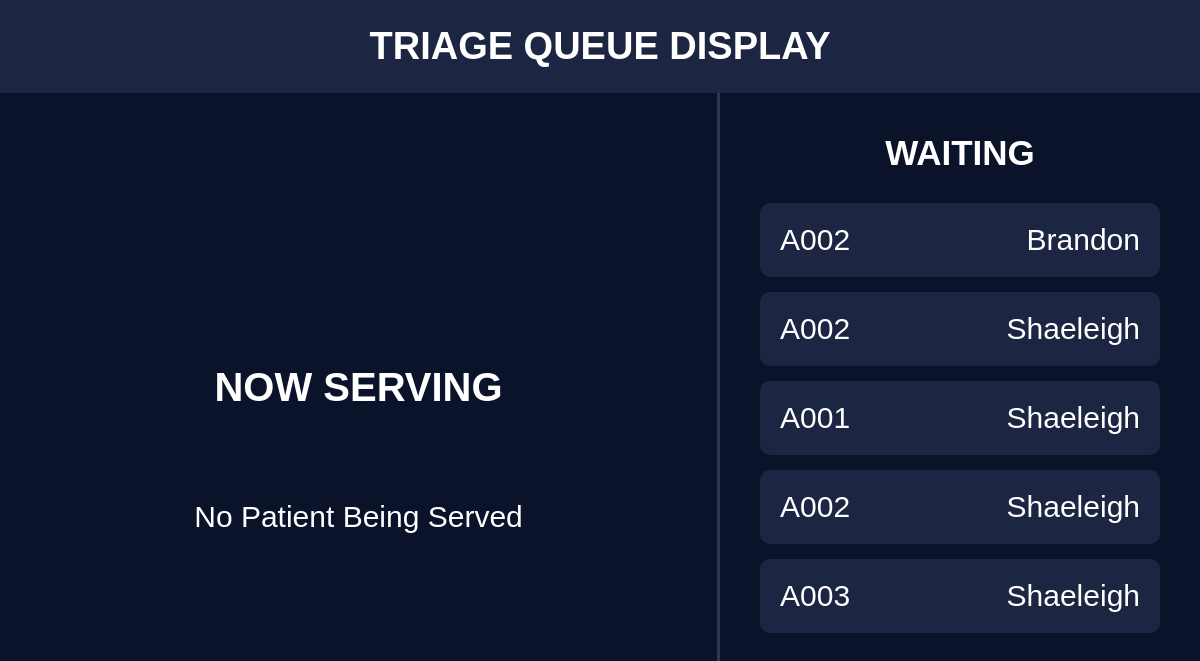
Before: /core/tv/triage/ with the older database file.
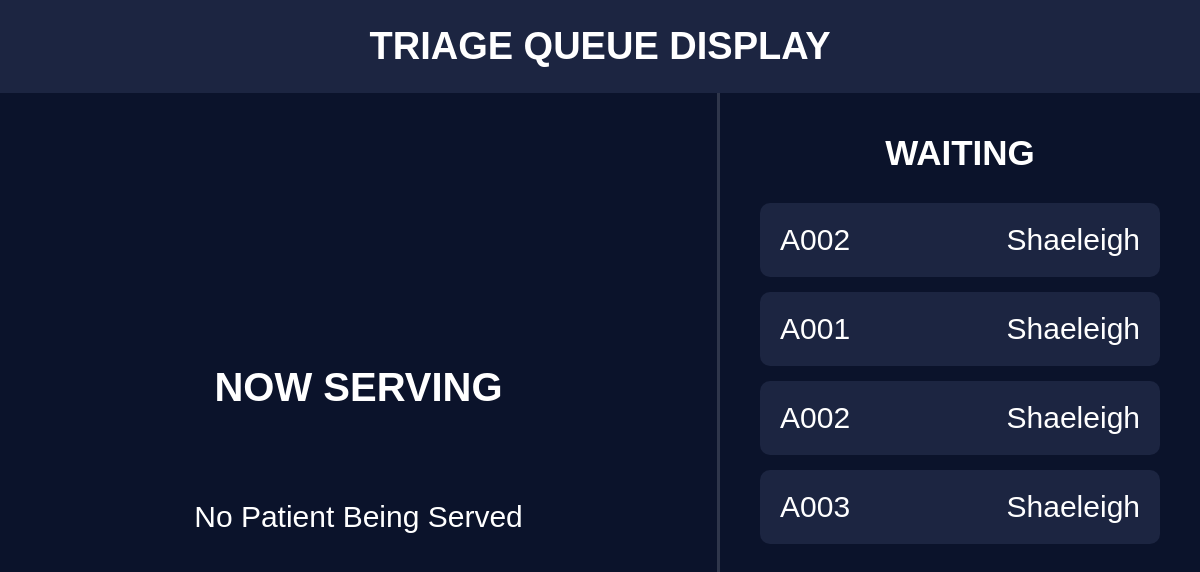
After: the same page with the newer database file.
### core/models.py (models this page shows, shortened)
class Visit(models.Model):
    STATUS_CHOICES = (
        ("waiting", "Waiting"),
        ("serving", "Being Served"),
        ("completed", "Completed"),
    )
    DEPARTMENT_CHOICES = (
        ("triage", "Triage"),
        ("doctor", "Doctor"),
        ("laboratory", "Laboratory"),
        ("pharmacy", "Pharmacy"),
        ("completed", "Completed"),
    )
    patient = models.ForeignKey(
        Patient,
        on_delete=models.CASCADE,
        related_name="visits"
    )
    queue_number = models.CharField(
        max_length=10,
        editable=False,
        blank=True
    )
    current_department = models.CharField(
        max_length=20,
        choices=DEPARTMENT_CHOICES,
        default="triage"
    )
    status = models.CharField(
        max_length=20,
        choices=STATUS_CHOICES,
        default="waiting"
    )
    visit_date = models.DateTimeField(
        auto_now_add=True
    )
    created_by = models.ForeignKey(
        User,
        on_delete=models.SET_NULL,
        null=True
    )

class Patient(models.Model):
    GENDER_CHOICES = (
        ("Male", "Male"),
        ("Female", "Female"),
    )
    hospital_id = models.CharField(
        max_length=20,
        unique=True,
        blank=True,
        editable=False
    )
    first_name = models.CharField(max_length=100)
    last_name = models.CharField(max_length=100)
    date_of_birth = models.DateField()
    gender = models.CharField(max_length=10, choices=GENDER_CHOICES)
    phone_number = models.CharField(max_length=15)
    national_id = models.CharField(
        max_length=20,
        blank=True,
        null=True
    )
    created_at = models.DateTimeField(auto_now_add=True)
    updated_at = models.DateTimeField(auto_now=True)

### core/views.py (the view)
# urls.py: path("tv/triage/", triage_tv, name="triage_tv"),
def triage_tv(request):
    serving = Visit.objects.filter(
        current_department="triage",
        status="serving"
    ).first()
    waiting = Visit.objects.filter(
        current_department="triage",
        status="waiting"
    ).order_by("visit_date")
    return render(
        request,
        "triage_tv.html",
        {
            "serving": serving,
            "waiting": waiting,
        },
    )

### core/templates/triage_tv.html (shortened to what this page needs)
<!DOCTYPE html>
<html lang="en">
<head>
</head>
<body>
<div class="header">
TRIAGE QUEUE DISPLAY
</div>
<div class="container">
<div class="left">
<h2>NOW SERVING</h2>
{% if serving %}
<div class="queue">
{{ serving.queue_number }}
</div>
<div class="room">
Please Proceed to Triage
</div>
{% else %}
<div class="empty">
No Patient Being Served
</div>
{% endif %}
</div>
<div class="right">
<h2>WAITING</h2>
{% if waiting %}
<ul class="waiting-list">
{% for visit in waiting %}
<li>
<span>{{ visit.queue_number }}</span>
<span>{{ visit.patient.first_name }}</span>
</li>
{% endfor %}
</ul>
{% else %}
<div class="empty">
No Waiting Patients
</div>
{% endif %}
</div>
</div>
</body>
</html>

Changed rows visible on the page:
no longer on this page (row edited): Visit: queue_number "A002", patient.first_name "Brandon"
